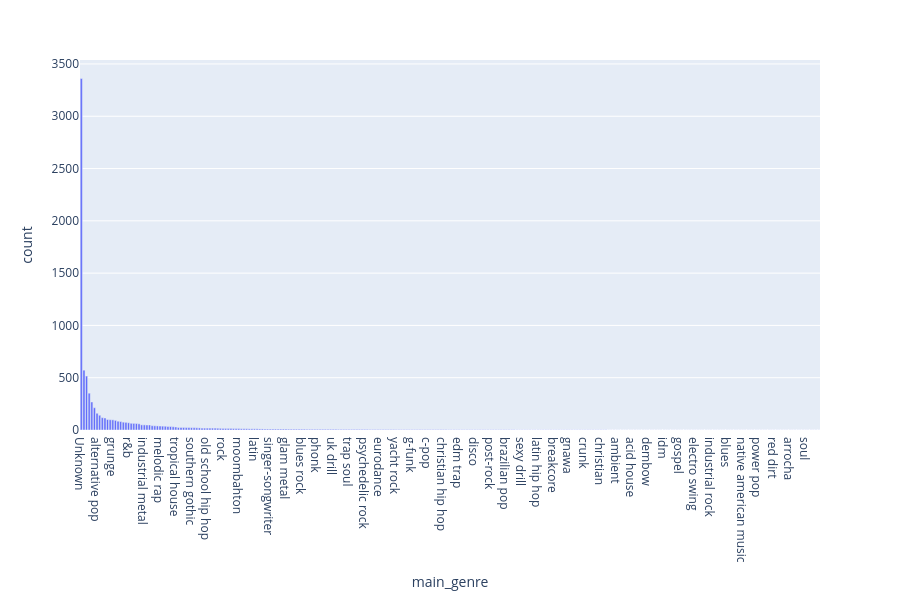

Notebook source saved alongside this figure:
### Markdown cell above
## 4. Visualizations

### 4.1 Which music genres have the most songs on Spotify?

The dataset is grouped by `main_genre` and songs are counted per genre.
The **30 genres with the highest presence** are shown, excluding unclassified entries.

### Code cell
# C. Chart creation

# C.1. Bar chart
# The 'main_genre' category will be used to count the number of songs per genre

# Count by main_genre
df_count_main = df.groupby('main_genre').size().reset_index(name='count')
# Sort from highest to lowest
df_count_main = df_count_main.sort_values('count', ascending=False)
# Plot
fig = px.bar(df_count_main, x='main_genre', y='count', height=600)
fig.show()
fig.write_image('generos_todos.png')

### Figure 1 — Plotly figure (JSON) as saved in the notebook; plotly's stock layout.template omitted (floating-point values rounded to 4 significant figures; data arrays with more than 128 entries replaced by an {"elided": "..."} marker saying what was removed)
{"data": [{"hovertemplate": "main_genre=%{x}<br>count=%{y}<extra></extra>", "legendgroup": "", "marker": {"color": "#636efa", "pattern": {"shape": ""}}, "name": "", "orientation": "v", "showlegend": false, "textposition": "auto", "type": "bar", "x": {"elided": "282 str values"}, "xaxis": "x", "y": {"elided": "282 int values"}, "yaxis": "y"}], "layout": {"barmode": "relative", "height": 600, "legend": {"tracegroupgap": 0}, "margin": {"t": 60}, "xaxis": {"anchor": "y", "domain": [0, 1], "title": {"text": "main_genre"}}, "yaxis": {"anchor": "x", "domain": [0, 1], "title": {"text": "count"}}}}
